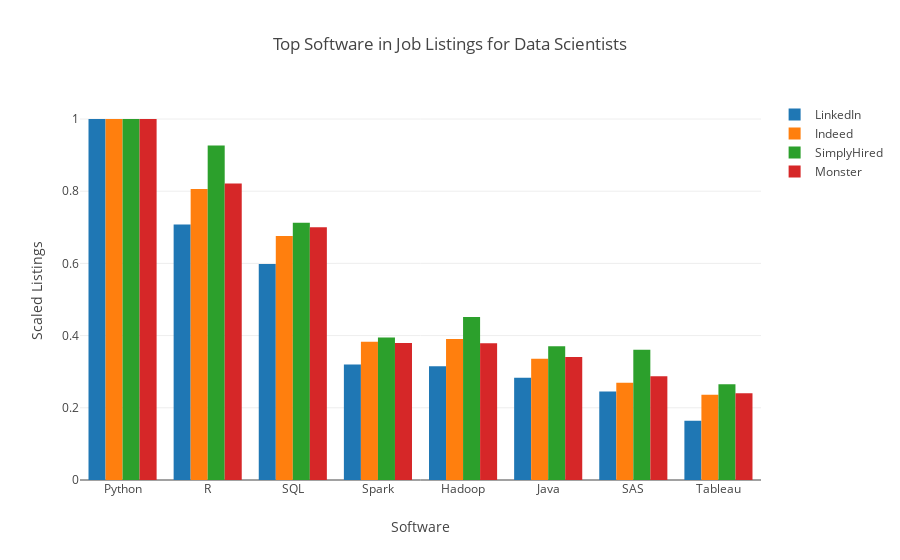

The notebook cell saved with this chart:
### Code cell
indeed = go.Bar(x=scaled_df.index, y=y_indeed, name = "Indeed")
simply = go.Bar(x=scaled_df.index, y=y_simply, name="SimplyHired")
monster = go.Bar(x=scaled_df.index, y=y_monster, name="Monster")
linked = go.Bar(x=scaled_df.index, y=y_linkedin, name="LinkedIn")

data = [linked, indeed, simply, monster]

layout = go.Layout(
    barmode='group',
    title="Top Software in Job Listings for Data Scientists",
    xaxis={'title': 'Software'},
    yaxis={'title': "Scaled Listings", 'separatethousands': True,
    }
)

fig = go.Figure(data=data, layout=layout)
py.iplot(fig)

### Figure 1 — Plotly figure (JSON) as saved in the notebook; plotly's stock layout.template omitted (floating-point values rounded to 4 significant figures)
{"data": [{"name": "LinkedIn", "x": ["Python", "R", "SQL", "Spark", "Hadoop", "Java", "SAS", "Tableau", "Hive", "Scala", "C++", "AWS", "TensorFlow", "Matlab", "C", "Excel", "Linux", "NoSQL", "Azure", "Scikit-learn", "SPSS", "Pandas", "Numpy", "Pig", "D3", "Keras", "Javascript", "C# ", "Perl", "Hbase", "Docker", "Git", "MySQL", "MongoDB", "Cassandra", "PyTorch", "Caffe"], "y": [1, 0.7079, 0.5981, 0.3197, 0.3153, 0.283, 0.2454, 0.1645], "type": "bar", "uid": "0510bc36-d088-11e8-a165-11ced18b9a9b"}, {"name": "Indeed", "x": ["Python", "R", "SQL", "Spark", "Hadoop", "Java", "SAS", "Tableau", "Hive", "Scala", "C++", "AWS", "TensorFlow", "Matlab", "C", "Excel", "Linux", "NoSQL", "Azure", "Scikit-learn", "SPSS", "Pandas", "Numpy", "Pig", "D3", "Keras", "Javascript", "C# ", "Perl", "Hbase", "Docker", "Git", "MySQL", "MongoDB", "Cassandra", "PyTorch", "Caffe"], "y": [1.0, 0.8063, 0.6762, 0.3831, 0.3905, 0.3358, 0.2697, 0.2365], "type": "bar", "uid": "0510c0a0-d088-11e8-a165-11ced18b9a9b"}, {"name": "SimplyHired", "x": ["Python", "R", "SQL", "Spark", "Hadoop", "Java", "SAS", "Tableau", "Hive", "Scala", "C++", "AWS", "TensorFlow", "Matlab", "C", "Excel", "Linux", "NoSQL", "Azure", "Scikit-learn", "SPSS", "Pandas", "Numpy", "Pig", "D3", "Keras", "Javascript", "C# ", "Perl", "Hbase", "Docker", "Git", "MySQL", "MongoDB", "Cassandra", "PyTorch", "Caffe"], "y": [1, 0.9269, 0.7129, 0.3949, 0.4512, 0.3704, 0.3606, 0.265], "type": "bar", "uid": "0510c1a4-d088-11e8-a165-11ced18b9a9b"}, {"name": "Monster", "x": ["Python", "R", "SQL", "Spark", "Hadoop", "Java", "SAS", "Tableau", "Hive", "Scala", "C++", "AWS", "TensorFlow", "Matlab", "C", "Excel", "Linux", "NoSQL", "Azure", "Scikit-learn", "SPSS", "Pandas", "Numpy", "Pig", "D3", "Keras", "Javascript", "C# ", "Perl", "Hbase", "Docker", "Git", "MySQL", "MongoDB", "Cassandra", "PyTorch", "Caffe"], "y": [1, 0.8216, 0.7002, 0.3798, 0.3787, 0.3409, 0.2872, 0.2404], "type": "bar", "uid": "0510c258-d088-11e8-a165-11ced18b9a9b"}], "layout": {"barmode": "group", "title": "Top Software in Job Listings for Data Scientists", "xaxis": {"title": "Software"}, "yaxis": {"separatethousands": true, "title": "Scaled Listings"}}}
